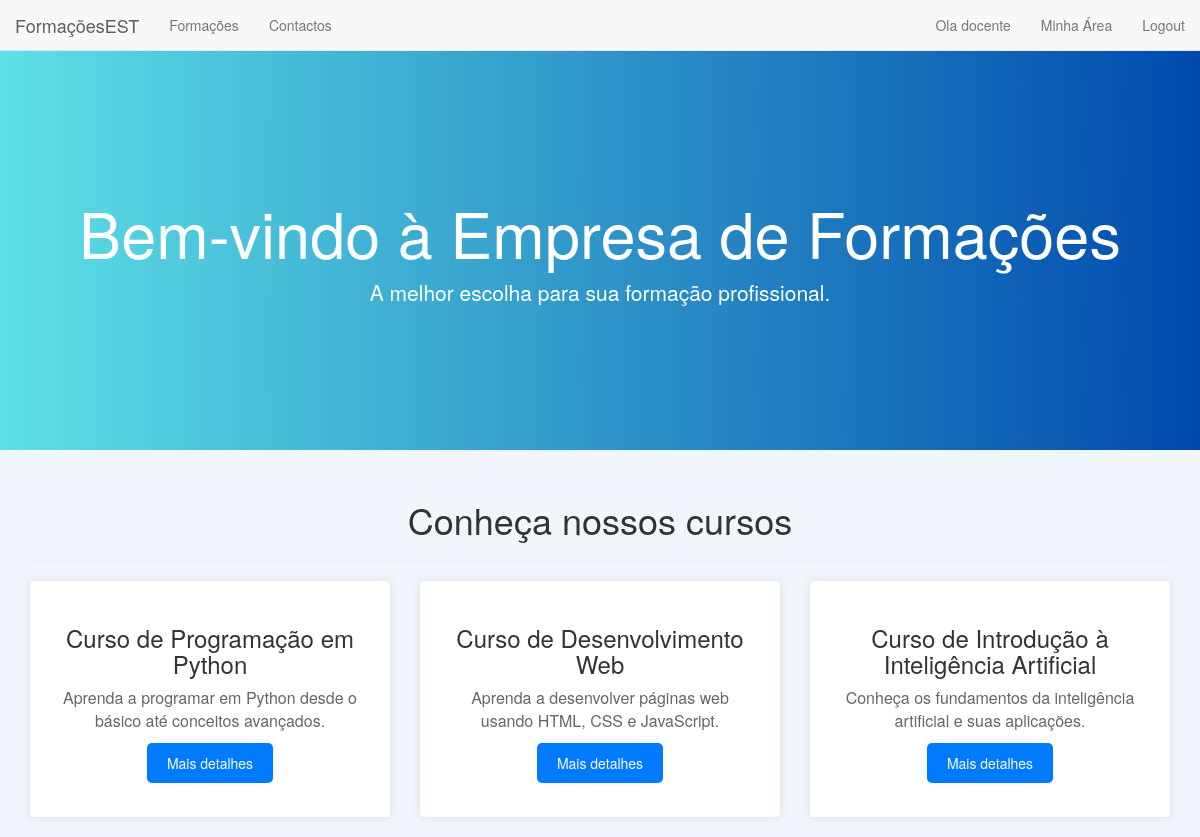
Page /paginas/home.php (signed in) on the committed database.
### tables this page shows
CREATE TABLE `curso` (
  `id_curso` int(11) NOT NULL,
  `descricao` varchar(100) NOT NULL,
  `duracao` int(11) NOT NULL,
  `preco` decimal(8,2) DEFAULT NULL,
  `nome` varchar(60) DEFAULT NULL,
  `idade_maxima` int(11) DEFAULT NULL,
  `id_docente` int(11) DEFAULT NULL,
  `capacidade_maxima` int(11) DEFAULT NULL
);

### paginas/home.php (the view, shortened to what this page needs)
<?php
include 'navbar.php';
?>
<!DOCTYPE html>
<html lang="pt">
<head>
    <link rel="stylesheet" href="bootstrap.min.css">
</head>
<body>
    <div class="jumbotron">
        <div class="container">
            <h1>Bem-vindo à Empresa de Formações</h1>
            <p>A melhor escolha para sua formação profissional.</p>
        </div>
    </div>
    <div class="container course-container">
        <div class="text-center">
            <h1 class="display-4">Conheça nossos cursos</h1>
        </div>
        <hr>
        <div class="row">
            <?php
                $sql = "SELECT * FROM curso";
                $result = mysqli_query($conn, $sql);
                if ($result && mysqli_num_rows($result) > 0) {
                    while ($row = mysqli_fetch_assoc($result)) {
                        echo '<div class="col-md-4">';
                        echo '<div class="thumbnail">';
                        echo '<div class="caption">';
                        echo '<h3>'.$row['nome'].'</h3>';
                        echo '<p>'.$row['descricao'].'</p>';
                        echo '<p><a href="curso.php?id_curso='.$row['id_curso'].'" class="btn btn-details" role="button">Mais detalhes</a></p>';
                        echo '</div></div></div>';
                    }
                }
            ?>
        </div>
    </div>
</body>
</html>

### paginas/home.php (style rules this page uses)
body { padding-top: 50px; background-color: #f0f6fc; }
.jumbotron { background-image: url('main_banner.jpg'); background-position: center; background-size: cover; height: 400px; display: flex; align-items: center; justify-content: center; text-align: center; color: white; }
.course-container { margin-top: 30px; }
.course-container .thumbnail { border: none; box-shadow: 0px 0px 10px rgba(0,0,0,0.1); }
.course-container .caption { padding: 20px; text-align: center; }
.course-container h3 { font-size: 24px; color: #333; }
.course-container p { font-size: 16px; color: #666; }
.btn-details { background-color: #007bff; color: #fff; border: none; padding: 10px 20px; border-radius: 5px; }

### rows in the picture
curso: nome "Curso de Programação em Python", descricao "Aprenda a programar em Python desde o básico até conceitos avançados."
curso: nome "Curso de Desenvolvimento Web", descricao "Aprenda a desenvolver páginas web usando HTML, CSS e JavaScript."
curso: nome "Curso de Introdução à Inteligência Artificial", descricao "Conheça os fundamentos da inteligência artificial e suas aplicações."

### other values in the picture
$_SESSION['nome'] "docente"
